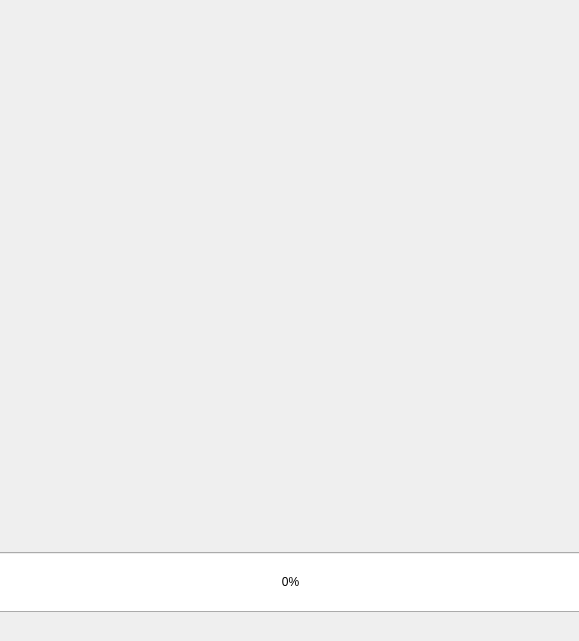
<?xml version="1.0" encoding="UTF-8"?>
<ui version="4.0">
 <class>MainWindow</class>
 <widget class="QMainWindow" name="MainWindow">
  <property name="geometry">
   <rect>
    <x>0</x>
    <y>0</y>
    <width>579</width>
    <height>641</height>
   </rect>
  </property>
  <property name="windowTitle">
   <string>MainWindow</string>
  </property>
  <property name="styleSheet">
   <string notr="true">QToolTip
{
    border: 1px solid #76797C;
    background-color: rgb(90, 102, 117);;
    color: white;
    padding: 5px;
    opacity: 200;
}

QWidget
{
    color: #eff0f1;
    background-color: #31363b;
    selection-background-color:#3daee9;
    selection-color: #eff0f1;
    background-clip: border;
    border-image: none;
    border: 0px transparent black;
    outline: 0;
}

QWidget:item:hover
{
    background-color: #18465d;
    color: #eff0f1;
}

QWidget:item:selected
{
    background-color: #18465d;
}

QCheckBox
{
    spacing: 5px;
    outline: none;
    color: #eff0f1;
    margin-bottom: 2px;
}

QCheckBox:disabled
{
    color: #76797C;
}

QCheckBox::indicator,
QGroupBox::indicator
{
    width: 18px;
    height: 18px;
}
QGroupBox::indicator
{
    margin-left: 2px;
}

QCheckBox::indicator:unchecked
{
    image: url(:/qss_icons/rc/checkbox_unchecked.png);
}

QCheckBox::indicator:unchecked:hover,
QCheckBox::indicator:unchecked:focus,
QCheckBox::indicator:unchecked:pressed,
QGroupBox::indicator:unchecked:hover,
QGroupBox::indicator:unchecked:focus,
QGroupBox::indicator:unchecked:pressed
{
  border: none;
    image: url(:/qss_icons/rc/checkbox_unchecked_focus.png);
}

QCheckBox::indicator:checked
{
    image: url(:/qss_icons/rc/checkbox_checked.png);
}

QCheckBox::indicator:checked:hover,
QCheckBox::indicator:checked:focus,
QCheckBox::indicator:checked:pressed,
QGroupBox::indicator:checked:hover,
QGroupBox::indicator:checked:focus,
QGroupBox::indicator:checked:pressed
{
  border: none;
    image: url(:/qss_icons/rc/checkbox_checked_focus.png);
}


QCheckBox::indicator:indeterminate
{
    image: url(:/qss_icons/rc/checkbox_indeterminate.png);
}

QCheckBox::indicator:indeterminate:focus,
QCheckBox::indicator:indeterminate:hover,
QCheckBox::indicator:indeterminate:pressed
{
    image: url(:/qss_icons/rc/checkbox_indeterminate_focus.png);
}

QCheckBox::indicator:checked:disabled,
QGroupBox::indicator:checked:disabled
{
    image: url(:/qss_icons/rc/checkbox_checked_disabled.png);
}

QCheckBox::indicator:unchecked:disabled,
QGroupBox::indicator:unchecked:disabled
{
    image: url(:/qss_icons/rc/checkbox_unchecked_disabled.png);
}

QRadioButton
{
    spacing: 5px;
    outline: none;
    color: #eff0f1;
    margin-bottom: 2px;
}

QRadioButton:disabled
{
    color: #76797C;
}
QRadioButton::indicator
{
    width: 21px;
    height: 21px;
}

QRadioButton::indicator:unchecked
{
    image: url(:/qss_icons/rc/radio_unchecked.png);
}


QRadioButton::indicator:unchecked:hover,
QRadioButton::indicator:unchecked:focus,
QRadioButton::indicator:unchecked:pressed
{
    border: none;
    outline: none;
    image: url(:/qss_icons/rc/radio_unchecked_focus.png);
}

QRadioButton::indicator:checked
{
    border: none;
    outline: none;
    image: url(:/qss_icons/rc/radio_checked.png);
}

QRadioButton::indicator:checked:hover,
QRadioButton::indicator:checked:focus,
QRadioButton::indicator:checked:pressed
{
    border: none;
    outline: none;
    image: url(:/qss_icons/rc/radio_checked_focus.png);
}

QRadioButton::indicator:checked:disabled
{
    outline: none;
    image: url(:/qss_icons/rc/radio_checked_disabled.png);
}

QRadioButton::indicator:unchecked:disabled
{
    image: url(:/qss_icons/rc/radio_unchecked_disabled.png);
}


QMenuBar
{
    background-color: #31363b;
    color: #eff0f1;
}

QMenuBar::item
{
    background: transparent;
}

QMenuBar::item:selected
{
    background: transparent;
    border: 1px solid #76797C;
}

QMenuBar::item:pressed
{
    border: 1px solid #76797C;
    background-color: #3daee9;
    color: #eff0f1;
    margin-bottom:-1px;
    padding-bottom:1px;
}

QMenu
{
    border: 1px solid #76797C;
    color: #eff0f1;
    margin: 2px;
}

QMenu::icon
{
    margin: 5px;
}

QMenu::item
{
    padding: 5px 30px 5px 30px;
    border: 1px solid transparent; /* reserve space for selection border */
}

QMenu::item:selected
{
    color: #eff0f1;
}

QMenu::separator {
    height: 2px;
    background: lightblue;
    margin-left: 10px;
    margin-right: 5px;
}

QMenu::indicator {
    width: 18px;
    height: 18px;
}

/* non-exclusive indicator = check box style indicator
   (see QActionGroup::setExclusive) */
QMenu::indicator:non-exclusive:unchecked {
    image: url(:/qss_icons/rc/checkbox_unchecked.png);
}

QMenu::indicator:non-exclusive:unchecked:selected {
    image: url(:/qss_icons/rc/checkbox_unchecked_disabled.png);
}

QMenu::indicator:non-exclusive:checked {
    image: url(:/qss_icons/rc/checkbox_checked.png);
}

QMenu::indicator:non-exclusive:checked:selected {
    image: url(:/qss_icons/rc/checkbox_checked_disabled.png);
}

/* exclusive indicator = radio button style indicator (see QActionGroup::setExclusive) */
QMenu::indicator:exclusive:unchecked {
    image: url(:/qss_icons/rc/radio_unchecked.png);
}

QMenu::indicator:exclusive:unchecked:selected {
    image: url(:/qss_icons/rc/radio_unchecked_disabled.png);
}

QMenu::indicator:exclusive:checked {
    image: url(:/qss_icons/rc/radio_checked.png);
}

QMenu::indicator:exclusive:checked:selected {
    image: url(:/qss_icons/rc/radio_checked_disabled.png);
}

QMenu::right-arrow {
    margin: 5px;
    image: url(:/qss_icons/rc/right_arrow.png)
}


QWidget:disabled
{
    color: #454545;
    background-color: #31363b;
}

QAbstractItemView
{
    alternate-background-color: #31363b;
    color: #eff0f1;
    border: 1px solid 3A3939;
    border-radius: 2px;
}

QWidget:focus, QMenuBar:focus
{
    border: 1px solid #3daee9;
}

QTabWidget:focus, QCheckBox:focus, QRadioButton:focus, QSlider:focus
{
    border: none;
}

QLineEdit
{
    background-color: #232629;
    padding: 5px;
    border-style: solid;
    border: 1px solid #76797C;
    border-radius: 2px;
    color: #eff0f1;
}

QAbstractItemView QLineEdit
{
    padding: 0;
}

QGroupBox {
    border:1px solid #76797C;
    border-radius: 2px;
    margin-top: 20px;
}

QGroupBox::title {
    subcontrol-origin: margin;
    subcontrol-position: top center;
    padding-left: 10px;
    padding-right: 10px;
    padding-top: 10px;
}

QAbstractScrollArea
{
    border-radius: 2px;
    border: 1px solid #76797C;
    background-color: transparent;
}

QScrollBar:horizontal
{
    height: 15px;
    margin: 3px 15px 3px 15px;
    border: 1px transparent #2A2929;
    border-radius: 4px;
    background-color: #2A2929;
}

QScrollBar::handle:horizontal
{
    background-color: #605F5F;
    min-width: 5px;
    border-radius: 4px;
}

QScrollBar::add-line:horizontal
{
    margin: 0px 3px 0px 3px;
    border-image: url(:/qss_icons/rc/right_arrow_disabled.png);
    width: 10px;
    height: 10px;
    subcontrol-position: right;
    subcontrol-origin: margin;
}

QScrollBar::sub-line:horizontal
{
    margin: 0px 3px 0px 3px;
    border-image: url(:/qss_icons/rc/left_arrow_disabled.png);
    height: 10px;
    width: 10px;
    subcontrol-position: left;
    subcontrol-origin: margin;
}

QScrollBar::add-line:horizontal:hover,QScrollBar::add-line:horizontal:on
{
    border-image: url(:/qss_icons/rc/right_arrow.png);
    height: 10px;
    width: 10px;
    subcontrol-position: right;
    subcontrol-origin: margin;
}


QScrollBar::sub-line:horizontal:hover, QScrollBar::sub-line:horizontal:on
{
    border-image: url(:/qss_icons/rc/left_arrow.png);
    height: 10px;
    width: 10px;
    subcontrol-position: left;
    subcontrol-origin: margin;
}

QScrollBar::up-arrow:horizontal, QScrollBar::down-arrow:horizontal
{
    background: none;
}


QScrollBar::add-page:horizontal, QScrollBar::sub-page:horizontal
{
    background: none;
}

QScrollBar:vertical
{
    background-color: #2A2929;
    width: 15px;
    margin: 15px 3px 15px 3px;
    border: 1px transparent #2A2929;
    border-radius: 4px;
}

QScrollBar::handle:vertical
{
    background-color: #605F5F;
    min-height: 5px;
    border-radius: 4px;
}

QScrollBar::sub-line:vertical
{
    margin: 3px 0px 3px 0px;
    border-image: url(:/qss_icons/rc/up_arrow_disabled.png);
    height: 10px;
    width: 10px;
    subcontrol-position: top;
    subcontrol-origin: margin;
}

QScrollBar::add-line:vertical
{
    margin: 3px 0px 3px 0px;
    border-image: url(:/qss_icons/rc/down_arrow_disabled.png);
    height: 10px;
    width: 10px;
    subcontrol-position: bottom;
    subcontrol-origin: margin;
}

QScrollBar::sub-line:vertical:hover,QScrollBar::sub-line:vertical:on
{

    border-image: url(:/qss_icons/rc/up_arrow.png);
    height: 10px;
    width: 10px;
    subcontrol-position: top;
    subcontrol-origin: margin;
}


QScrollBar::add-line:vertical:hover, QScrollBar::add-line:vertical:on
{
    border-image: url(:/qss_icons/rc/down_arrow.png);
    height: 10px;
    width: 10px;
    subcontrol-position: bottom;
    subcontrol-origin: margin;
}

QScrollBar::up-arrow:vertical, QScrollBar::down-arrow:vertical
{
    background: none;
}


QScrollBar::add-page:vertical, QScrollBar::sub-page:vertical
{
    background: none;
}

QTextEdit
{
    background-color: #232629;
    color: #eff0f1;
    border: 1px solid #76797C;
}

QPlainTextEdit
{
    background-color: #232629;;
    color: #eff0f1;
    border-radius: 2px;
    border: 1px solid #76797C;
}

QHeaderView::section
{
    background-color: #76797C;
    color: #eff0f1;
    padding: 5px;
    border: 1px solid #76797C;
}

QSizeGrip {
    image: url(:/qss_icons/rc/sizegrip.png);
    width: 12px;
    height: 12px;
}


QMainWindow::separator
{
    background-color: #31363b;
    color: white;
    padding-left: 4px;
    spacing: 2px;
    border: 1px dashed #76797C;
}

QMainWindow::separator:hover
{

    background-color: #787876;
    color: white;
    padding-left: 4px;
    border: 1px solid #76797C;
    spacing: 2px;
}


QMenu::separator
{
    height: 1px;
    background-color: #76797C;
    color: white;
    padding-left: 4px;
    margin-left: 10px;
    margin-right: 5px;
}


QFrame
{
    border-radius: 2px;
    border: 1px solid #76797C;
}

QFrame[frameShape=&quot;0&quot;]
{
    border-radius: 2px;
    border: 1px transparent #76797C;
}

QStackedWidget
{
    border: 1px transparent black;
}

QToolBar {
    border: 1px transparent #393838;
    background: 1px solid #31363b;
    font-weight: bold;
}

QToolBar::handle:horizontal {
    image: url(:/qss_icons/rc/Hmovetoolbar.png);
}
QToolBar::handle:vertical {
    image: url(:/qss_icons/rc/Vmovetoolbar.png);
}
QToolBar::separator:horizontal {
    image: url(:/qss_icons/rc/Hsepartoolbar.png);
}
QToolBar::separator:vertical {
    image: url(:/qss_icons/rc/Vsepartoolbar.png);
}
QToolButton#qt_toolbar_ext_button {
    background: #58595a
}

QPushButton
{
    color: #eff0f1;
    background-color: #31363b;
    border-width: 1px;
    border-color: #76797C;
    border-style: solid;
    padding: 5px;
    border-radius: 2px;
    outline: none;
}

QPushButton:disabled
{
    background-color: #31363b;
    border-width: 1px;
    border-color: #454545;
    border-style: solid;
    padding-top: 5px;
    padding-bottom: 5px;
    padding-left: 10px;
    padding-right: 10px;
    border-radius: 2px;
    color: #454545;
}

QPushButton:focus {
    background-color: #3daee9;
    color: white;
}

QPushButton:pressed
{
    background-color: #3daee9;
    padding-top: -15px;
    padding-bottom: -17px;
}

QComboBox
{
    selection-background-color: #3daee9;
    border-style: solid;
    border: 1px solid #76797C;
    border-radius: 2px;
    padding: 5px;
    min-width: 75px;
}

QPushButton:checked{
    background-color: #76797C;
    border-color: #6A6969;
}

QComboBox:hover,QPushButton:hover,QAbstractSpinBox:hover,QLineEdit:hover,QTextEdit:hover,QPlainTextEdit:hover,QAbstractView:hover,QTreeView:hover
{
    border: 1px solid #3daee9;
    color: #eff0f1;
}

QComboBox:on
{
    padding-top: 3px;
    padding-left: 4px;
    selection-background-color: #4a4a4a;
}

QComboBox QAbstractItemView
{
    background-color: #232629;
    border-radius: 2px;
    border: 1px solid #76797C;
    selection-background-color: #18465d;
}

QComboBox::drop-down
{
    subcontrol-origin: padding;
    subcontrol-position: top right;
    width: 15px;

    border-left-width: 0px;
    border-left-color: darkgray;
    border-left-style: solid;
    border-top-right-radius: 3px;
    border-bottom-right-radius: 3px;
}

QComboBox::down-arrow
{
    image: url(:/qss_icons/rc/down_arrow_disabled.png);
}

QComboBox::down-arrow:on, QComboBox::down-arrow:hover,
QComboBox::down-arrow:focus
{
    image: url(:/qss_icons/rc/down_arrow.png);
}

QAbstractSpinBox {
    padding: 5px;
    border: 1px solid #76797C;
    background-color: #232629;
    color: #eff0f1;
    border-radius: 2px;
    min-width: 75px;
}

QAbstractSpinBox:up-button
{
    background-color: transparent;
    subcontrol-origin: border;
    subcontrol-position: center right;
}

QAbstractSpinBox:down-button
{
    background-color: transparent;
    subcontrol-origin: border;
    subcontrol-position: center left;
}

QAbstractSpinBox::up-arrow,QAbstractSpinBox::up-arrow:disabled,QAbstractSpinBox::up-arrow:off {
    image: url(:/qss_icons/rc/up_arrow_disabled.png);
    width: 10px;
    height: 10px;
}
QAbstractSpinBox::up-arrow:hover
{
    image: url(:/qss_icons/rc/up_arrow.png);
}


QAbstractSpinBox::down-arrow,QAbstractSpinBox::down-arrow:disabled,QAbstractSpinBox::down-arrow:off
{
    image: url(:/qss_icons/rc/down_arrow_disabled.png);
    width: 10px;
    height: 10px;
}
QAbstractSpinBox::down-arrow:hover
{
    image: url(:/qss_icons/rc/down_arrow.png);
}


QLabel
{
    border: 0px solid black;
}

QTabWidget{
    border: 0px transparent black;
}

QTabWidget::pane {
    border: 1px solid #76797C;
    padding: 5px;
    margin: 0px;
}

QTabWidget::tab-bar {
    left: 5px; /* move to the right by 5px */
}

QTabBar
{
    qproperty-drawBase: 0;
    border-radius: 3px;
}

QTabBar:focus
{
    border: 0px transparent black;
}

QTabBar::close-button  {
    image: url(:/qss_icons/rc/close.png);
    background: transparent;
}

QTabBar::close-button:hover
{
    image: url(:/qss_icons/rc/close-hover.png);
    background: transparent;
}

QTabBar::close-button:pressed {
    image: url(:/qss_icons/rc/close-pressed.png);
    background: transparent;
}

/* TOP TABS */
QTabBar::tab:top {
    color: #eff0f1;
    border: 1px solid #76797C;
    border-bottom: 1px transparent black;
    background-color: #31363b;
    padding: 5px;
    min-width: 50px;
    border-top-left-radius: 2px;
    border-top-right-radius: 2px;
}

QTabBar::tab:top:!selected
{
    color: #eff0f1;
    background-color: #54575B;
    border: 1px solid #76797C;
    border-bottom: 1px transparent black;
    border-top-left-radius: 2px;
    border-top-right-radius: 2px;
}

QTabBar::tab:top:!selected:hover {
    background-color: #3daee9;
}

/* BOTTOM TABS */
QTabBar::tab:bottom {
    color: #eff0f1;
    border: 1px solid #76797C;
    border-top: 1px transparent black;
    background-color: #31363b;
    padding: 5px;
    border-bottom-left-radius: 2px;
    border-bottom-right-radius: 2px;
    min-width: 50px;
}

QTabBar::tab:bottom:!selected
{
    color: #eff0f1;
    background-color: #54575B;
    border: 1px solid #76797C;
    border-top: 1px transparent black;
    border-bottom-left-radius: 2px;
    border-bottom-right-radius: 2px;
}

QTabBar::tab:bottom:!selected:hover {
    background-color: #3daee9;
}

/* LEFT TABS */
QTabBar::tab:left {
    color: #eff0f1;
    border: 1px solid #76797C;
    border-left: 1px transparent black;
    background-color: #31363b;
    padding: 5px;
    border-top-right-radius: 2px;
    border-bottom-right-radius: 2px;
    min-height: 50px;
}

QTabBar::tab:left:!selected
{
    color: #eff0f1;
    background-color: #54575B;
    border: 1px solid #76797C;
    border-left: 1px transparent black;
    border-top-right-radius: 2px;
    border-bottom-right-radius: 2px;
}

QTabBar::tab:left:!selected:hover {
    background-color: #3daee9;
}


/* RIGHT TABS */
QTabBar::tab:right {
    color: #eff0f1;
    border: 1px solid #76797C;
    border-right: 1px transparent black;
    background-color: #31363b;
    padding: 5px;
    border-top-left-radius: 2px;
    border-bottom-left-radius: 2px;
    min-height: 50px;
}

QTabBar::tab:right:!selected
{
    color: #eff0f1;
    background-color: #54575B;
    border: 1px solid #76797C;
    border-right: 1px transparent black;
    border-top-left-radius: 2px;
    border-bottom-left-radius: 2px;
}

QTabBar::tab:right:!selected:hover {
    background-color: #3daee9;
}

QTabBar QToolButton::right-arrow:enabled {
     image: url(:/qss_icons/rc/right_arrow.png);
 }

 QTabBar QToolButton::left-arrow:enabled {
     image: url(:/qss_icons/rc/left_arrow.png);
 }

QTabBar QToolButton::right-arrow:disabled {
     image: url(:/qss_icons/rc/right_arrow_disabled.png);
 }

 QTabBar QToolButton::left-arrow:disabled {
     image: url(:/qss_icons/rc/left_arrow_disabled.png);
 }


QDockWidget {
    background: #31363b;
    border: 1px solid #403F3F;
    titlebar-close-icon: url(:/qss_icons/rc/close.png);
    titlebar-normal-icon: url(:/qss_icons/rc/undock.png);
}

QDockWidget::close-button, QDockWidget::float-button {
    border: 1px solid transparent;
    border-radius: 2px;
    background: transparent;
}

QDockWidget::close-button:hover, QDockWidget::float-button:hover {
    background: rgba(255, 255, 255, 10);
}

QDockWidget::close-button:pressed, QDockWidget::float-button:pressed {
    padding: 1px -1px -1px 1px;
    background: rgba(255, 255, 255, 10);
}

QTreeView, QListView
{
    border: 1px solid #76797C;
    background-color: #232629;
}

QTreeView:branch:selected, QTreeView:branch:hover
{
    background: url(:/qss_icons/rc/transparent.png);
}

QTreeView::branch:has-siblings:!adjoins-item {
    border-image: url(:/qss_icons/rc/transparent.png);
}

QTreeView::branch:has-siblings:adjoins-item {
    border-image: url(:/qss_icons/rc/transparent.png);
}

QTreeView::branch:!has-children:!has-siblings:adjoins-item {
    border-image: url(:/qss_icons/rc/transparent.png);
}

QTreeView::branch:has-children:!has-siblings:closed,
QTreeView::branch:closed:has-children:has-siblings {
    image: url(:/qss_icons/rc/branch_closed.png);
}

QTreeView::branch:open:has-children:!has-siblings,
QTreeView::branch:open:has-children:has-siblings  {
    image: url(:/qss_icons/rc/branch_open.png);
}

QTreeView::branch:has-children:!has-siblings:closed:hover,
QTreeView::branch:closed:has-children:has-siblings:hover {
    image: url(:/qss_icons/rc/branch_closed-on.png);
    }

QTreeView::branch:open:has-children:!has-siblings:hover,
QTreeView::branch:open:has-children:has-siblings:hover  {
    image: url(:/qss_icons/rc/branch_open-on.png);
    }

QListView::item:!selected:hover, QTreeView::item:!selected:hover  {
    background: #18465d;
    outline: 0;
    color: #eff0f1
}

QListView::item:selected:hover, QTreeView::item:selected:hover  {
    background: #287399;
    color: #eff0f1;
}

QTreeView::indicator:checked, QListView::indicator:checked
{
    image: url(:/qss_icons/rc/checkbox_checked.png);
}

QTreeView::indicator:checked, QListView::indicator:checked
{
    image: url(:/qss_icons/rc/checkbox_unchecked.png);
}

QTreeView::indicator:checked:hover,
QTreeView::indicator:checked:focus,
QTreeView::indicator:checked:pressed,
QListView::indicator:checked:hover,
QListView::indicator:checked:focus,
QListView::indicator:checked:pressed
{
    image: url(:/qss_icons/rc/checkbox_checked_focus.png);
}

QTreeView::indicator:unchecked:hover,
QTreeView::indicator:unchecked:focus,
QTreeView::indicator:unchecked:pressed,
QListView::indicator:unchecked:hover,
QListView::indicator:unchecked:focus,
QListView::indicator:unchecked:pressed
{
    image: url(:/qss_icons/rc/checkbox_unchecked_focus.png);
}

QSlider::groove:horizontal {
    border: 1px solid #565a5e;
    height: 4px;
    background: #565a5e;
    margin: 0px;
    border-radius: 2px;
}

QSlider::handle:horizontal {
    background: #232629;
    border: 1px solid #565a5e;
    width: 16px;
    height: 16px;
    margin: -8px 0;
    border-radius: 9px;
}

QSlider::groove:vertical {
    border: 1px solid #565a5e;
    width: 4px;
    background: #565a5e;
    margin: 0px;
    border-radius: 3px;
}

QSlider::handle:vertical {
    background: #232629;
    border: 1px solid #565a5e;
    width: 16px;
    height: 16px;
    margin: 0 -8px;
    border-radius: 9px;
}

QToolButton {
    background-color: transparent;
    border: 1px transparent #76797C;
    border-radius: 2px;
    margin: 3px;
    padding: 5px;
}

QToolButton[popupMode=&quot;1&quot;] { /* only for MenuButtonPopup */
 padding-right: 20px; /* make way for the popup button */
 border: 1px #76797C;
 border-radius: 5px;
}

QToolButton[popupMode=&quot;2&quot;] { /* only for InstantPopup */
 padding-right: 10px; /* make way for the popup button */
 border: 1px #76797C;
}


QToolButton:hover, QToolButton::menu-button:hover {
    background-color: transparent;
    border: 1px solid #3daee9;
    padding: 5px;
}

QToolButton:checked, QToolButton:pressed,
        QToolButton::menu-button:pressed {
    background-color: #3daee9;
    border: 1px solid #3daee9;
    padding: 5px;
}

/* the subcontrol below is used only in the InstantPopup or DelayedPopup mode */
QToolButton::menu-indicator {
    image: url(:/qss_icons/rc/down_arrow.png);
    top: -7px; left: -2px; /* shift it a bit */
}

/* the subcontrols below are used only in the MenuButtonPopup mode */
QToolButton::menu-button {
    border: 1px transparent #76797C;
    border-top-right-radius: 6px;
    border-bottom-right-radius: 6px;
    /* 16px width + 4px for border = 20px allocated above */
    width: 16px;
    outline: none;
}

QToolButton::menu-arrow {
    image: url(:/qss_icons/rc/down_arrow.png);
}

QToolButton::menu-arrow:open {
    border: 1px solid #76797C;
}

QPushButton::menu-indicator  {
    subcontrol-origin: padding;
    subcontrol-position: bottom right;
    left: 8px;
}

QTableView
{
    border: 1px solid #76797C;
    gridline-color: #31363b;
    background-color: #232629;
}


QTableView, QHeaderView
{
    border-radius: 0px;
}

QTableView::item:pressed, QListView::item:pressed, QTreeView::item:pressed  {
    background: #18465d;
    color: #eff0f1;
}

QTableView::item:selected:active, QTreeView::item:selected:active, QListView::item:selected:active  {
    background: #287399;
    color: #eff0f1;
}


QHeaderView
{
    background-color: #31363b;
    border: 1px transparent;
    border-radius: 0px;
    margin: 0px;
    padding: 0px;

}

QHeaderView::section  {
    background-color: #31363b;
    color: #eff0f1;
    padding: 5px;
    border: 1px solid #76797C;
    border-radius: 0px;
    text-align: center;
}

QHeaderView::section::vertical::first, QHeaderView::section::vertical::only-one
{
    border-top: 1px solid #76797C;
}

QHeaderView::section::vertical
{
    border-top: transparent;
}

QHeaderView::section::horizontal::first, QHeaderView::section::horizontal::only-one
{
    border-left: 1px solid #76797C;
}

QHeaderView::section::horizontal
{
    border-left: transparent;
}


QHeaderView::section:checked
 {
    color: white;
    background-color: #334e5e;
 }

 /* style the sort indicator */
QHeaderView::down-arrow {
    image: url(:/qss_icons/rc/down_arrow.png);
}

QHeaderView::up-arrow {
    image: url(:/qss_icons/rc/up_arrow.png);
}


QTableCornerButton::section {
    background-color: #31363b;
    border: 1px transparent #76797C;
    border-radius: 0px;
}

QToolBox  {
    padding: 5px;
    border: 1px transparent black;
}

QToolBox::tab {
    color: #eff0f1;
    background-color: #31363b;
    border: 1px solid #76797C;
    border-bottom: 1px transparent #31363b;
    border-top-left-radius: 5px;
    border-top-right-radius: 5px;
}

QToolBox::tab:selected { /* italicize selected tabs */
    font: italic;
    background-color: #31363b;
    border-color: #3daee9;
 }

QStatusBar::item {
    border: 0px transparent dark;
 }


QFrame[height=&quot;3&quot;], QFrame[width=&quot;3&quot;] {
    background-color: #76797C;
}


QSplitter::handle {
    border: 1px dashed #76797C;
}

QSplitter::handle:hover {
    background-color: #787876;
    border: 1px solid #76797C;
}

QSplitter::handle:horizontal {
    width: 1px;
}

QSplitter::handle:vertical {
    height: 1px;
}

QProgressBar {
    border: 1px solid #76797C;
    border-radius: 5px;
    text-align: center;
}

QProgressBar::chunk {
    background-color: #05B8CC;
}

QDateEdit
{
    selection-background-color: #3daee9;
    border-style: solid;
    border: 1px solid #3375A3;
    border-radius: 2px;
    padding: 1px;
    min-width: 75px;
}

QDateEdit:on
{
    padding-top: 3px;
    padding-left: 4px;
    selection-background-color: #4a4a4a;
}

QDateEdit QAbstractItemView
{
    background-color: #232629;
    border-radius: 2px;
    border: 1px solid #3375A3;
    selection-background-color: #3daee9;
}

QDateEdit::drop-down
{
    subcontrol-origin: padding;
    subcontrol-position: top right;
    width: 15px;
    border-left-width: 0px;
    border-left-color: darkgray;
    border-left-style: solid;
    border-top-right-radius: 3px;
    border-bottom-right-radius: 3px;
}

QDateEdit::down-arrow
{
    image: url(:/qss_icons/rc/down_arrow_disabled.png);
}

QDateEdit::down-arrow:on, QDateEdit::down-arrow:hover,
QDateEdit::down-arrow:focus
{
    image: url(:/qss_icons/rc/down_arrow.png);
}</string>
  </property>
  <widget class="QWidget" name="centralwidget">
   <widget class="QLabel" name="label">
    <property name="geometry">
     <rect>
      <x>110</x>
      <y>40</y>
      <width>371</width>
      <height>117</height>
     </rect>
    </property>
    <property name="minimumSize">
     <size>
      <width>0</width>
      <height>50</height>
     </size>
    </property>
    <property name="maximumSize">
     <size>
      <width>500</width>
      <height>7777215</height>
     </size>
    </property>
    <property name="font">
     <font>
      <family>D2Coding</family>
      <pointsize>18</pointsize>
      <weight>75</weight>
      <bold>true</bold>
     </font>
    </property>
    <property name="pixmap">
     <pixmap>resource/friTCP_logo.png</pixmap>
    </property>
   </widget>
   <widget class="QLabel" name="splah_image">
    <property name="geometry">
     <rect>
      <x>110</x>
      <y>140</y>
      <width>370</width>
      <height>400</height>
     </rect>
    </property>
    <property name="minimumSize">
     <size>
      <width>370</width>
      <height>400</height>
     </size>
    </property>
    <property name="text">
     <string/>
    </property>
   </widget>
   <widget class="QProgressBar" name="progressBar">
    <property name="geometry">
     <rect>
      <x>-5</x>
      <y>552</y>
      <width>591</width>
      <height>60</height>
     </rect>
    </property>
    <property name="minimumSize">
     <size>
      <width>0</width>
      <height>60</height>
     </size>
    </property>
    <property name="value">
     <number>0</number>
    </property>
   </widget>
   <zorder>splah_image</zorder>
   <zorder>progressBar</zorder>
   <zorder>label</zorder>
  </widget>
 </widget>
 <resources/>
 <connections/>
</ui>
